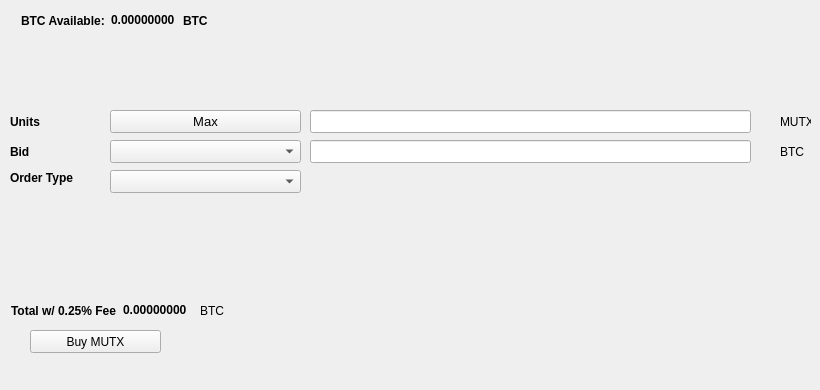
   <widget class="QWidget" name="BuyTab">
    <attribute name="title">
     <string>Buy</string>
    </attribute>
    <widget class="QPushButton" name="BuyRUP">
     <property name="geometry">
      <rect>
       <x>30</x>
       <y>330</y>
       <width>131</width>
       <height>23</height>
      </rect>
     </property>
     <property name="text">
      <string>Buy MUTX</string>
     </property>
     <property name="icon">
      <iconset resource="../mutx.qrc">
       <normaloff>:/icons/bitcoin</normaloff>:/icons/bitcoin</iconset>
     </property>
    </widget>
    <widget class="QLabel" name="label_3">
     <property name="geometry">
      <rect>
       <x>10</x>
       <y>110</y>
       <width>46</width>
       <height>23</height>
      </rect>
     </property>
     <property name="font">
      <font>
       <weight>75</weight>
       <bold>true</bold>
      </font>
     </property>
     <property name="text">
      <string>Units</string>
     </property>
    </widget>
    <widget class="QLineEdit" name="UnitsInput">
     <property name="geometry">
      <rect>
       <x>310</x>
       <y>110</y>
       <width>441</width>
       <height>23</height>
      </rect>
     </property>
     <property name="font">
      <font>
       <pointsize>9</pointsize>
       <weight>75</weight>
       <bold>true</bold>
      </font>
     </property>
    </widget>
    <widget class="QLineEdit" name="BuyBidPriceEdit">
     <property name="geometry">
      <rect>
       <x>310</x>
       <y>140</y>
       <width>441</width>
       <height>23</height>
      </rect>
     </property>
     <property name="font">
      <font>
       <pointsize>9</pointsize>
       <weight>75</weight>
       <bold>true</bold>
      </font>
     </property>
    </widget>
    <widget class="QLabel" name="label_4">
     <property name="geometry">
      <rect>
       <x>780</x>
       <y>110</y>
       <width>31</width>
       <height>23</height>
      </rect>
     </property>
     <property name="text">
      <string>MUTX</string>
     </property>
    </widget>
    <widget class="QLabel" name="label_5">
     <property name="geometry">
      <rect>
       <x>780</x>
       <y>140</y>
       <width>31</width>
       <height>23</height>
      </rect>
     </property>
     <property name="text">
      <string>BTC</string>
     </property>
    </widget>
    <widget class="QLabel" name="label_6">
     <property name="geometry">
      <rect>
       <x>10</x>
       <y>140</y>
       <width>46</width>
       <height>23</height>
      </rect>
     </property>
     <property name="font">
      <font>
       <weight>75</weight>
       <bold>true</bold>
      </font>
     </property>
     <property name="text">
      <string>Bid</string>
     </property>
    </widget>
    <widget class="QLabel" name="label_7">
     <property name="geometry">
      <rect>
       <x>10</x>
       <y>170</y>
       <width>91</width>
       <height>16</height>
      </rect>
     </property>
     <property name="font">
      <font>
       <weight>75</weight>
       <bold>true</bold>
      </font>
     </property>
     <property name="text">
      <string>Order Type</string>
     </property>
    </widget>
    <widget class="QPushButton" name="Buy_Max_Amount">
     <property name="geometry">
      <rect>
       <x>110</x>
       <y>110</y>
       <width>191</width>
       <height>23</height>
      </rect>
     </property>
     <property name="font">
      <font>
       <pointsize>10</pointsize>
      </font>
     </property>
     <property name="text">
      <string>Max</string>
     </property>
    </widget>
    <widget class="QComboBox" name="BuyBidcomboBox">
     <property name="geometry">
      <rect>
       <x>110</x>
       <y>140</y>
       <width>191</width>
       <height>23</height>
      </rect>
     </property>
     <property name="font">
      <font>
       <pointsize>10</pointsize>
      </font>
     </property>
    </widget>
    <widget class="QComboBox" name="buyOrdertypeCombo">
     <property name="geometry">
      <rect>
       <x>110</x>
       <y>170</y>
       <width>191</width>
       <height>23</height>
      </rect>
     </property>
     <property name="font">
      <font>
       <pointsize>10</pointsize>
      </font>
     </property>
    </widget>
    <widget class="QWidget" name="layoutWidget1">
     <property name="geometry">
      <rect>
       <x>21</x>
       <y>11</y>
       <width>227</width>
       <height>19</height>
      </rect>
     </property>
     <layout class="QHBoxLayout" name="horizontalLayout_3">
      <item>
       <widget class="QLabel" name="label232">
        <property name="font">
         <font>
          <weight>75</weight>
          <bold>true</bold>
         </font>
        </property>
        <property name="text">
         <string>BTC Available:</string>
        </property>
       </widget>
      </item>
      <item>
       <widget class="QLabel" name="BtcAvailableLbl">
        <property name="palette">
         <palette>
          <active>
           <colorrole role="WindowText">
            <brush brushstyle="SolidPattern">
             <color alpha="255">
              <red>0</red>
              <green>0</green>
              <blue>0</blue>
             </color>
            </brush>
           </colorrole>
           <colorrole role="Button">
            <brush brushstyle="SolidPattern">
             <color alpha="255">
              <red>0</red>
              <green>170</green>
              <blue>0</blue>
             </color>
            </brush>
           </colorrole>
           <colorrole role="Light">
            <brush brushstyle="SolidPattern">
             <color alpha="255">
              <red>0</red>
              <green>255</green>
              <blue>0</blue>
             </color>
            </brush>
           </colorrole>
           <colorrole role="Midlight">
            <brush brushstyle="SolidPattern">
             <color alpha="255">
              <red>0</red>
              <green>212</green>
              <blue>0</blue>
             </color>
            </brush>
           </colorrole>
           <colorrole role="Dark">
            <brush brushstyle="SolidPattern">
             <color alpha="255">
              <red>0</red>
              <green>85</green>
              <blue>0</blue>
             </color>
            </brush>
           </colorrole>
           <colorrole role="Mid">
            <brush brushstyle="SolidPattern">
             <color alpha="255">
              <red>0</red>
              <green>113</green>
              <blue>0</blue>
             </color>
            </brush>
           </colorrole>
           <colorrole role="Text">
            <brush brushstyle="SolidPattern">
             <color alpha="255">
              <red>0</red>
              <green>170</green>
              <blue>0</blue>
             </color>
            </brush>
           </colorrole>
           <colorrole role="BrightText">
            <brush brushstyle="SolidPattern">
             <color alpha="255">
              <red>255</red>
              <green>255</green>
              <blue>255</blue>
             </color>
            </brush>
           </colorrole>
           <colorrole role="ButtonText">
            <brush brushstyle="SolidPattern">
             <color alpha="255">
              <red>0</red>
              <green>0</green>
              <blue>0</blue>
             </color>
            </brush>
           </colorrole>
           <colorrole role="Base">
            <brush brushstyle="SolidPattern">
             <color alpha="255">
              <red>255</red>
              <green>255</green>
              <blue>255</blue>
             </color>
            </brush>
           </colorrole>
           <colorrole role="Window">
            <brush brushstyle="SolidPattern">
             <color alpha="255">
              <red>0</red>
              <green>170</green>
              <blue>0</blue>
             </color>
            </brush>
           </colorrole>
           <colorrole role="Shadow">
            <brush brushstyle="SolidPattern">
             <color alpha="255">
              <red>0</red>
              <green>0</green>
              <blue>0</blue>
             </color>
            </brush>
           </colorrole>
           <colorrole role="AlternateBase">
            <brush brushstyle="SolidPattern">
             <color alpha="255">
              <red>127</red>
              <green>212</green>
              <blue>127</blue>
             </color>
            </brush>
           </colorrole>
           <colorrole role="ToolTipBase">
            <brush brushstyle="SolidPattern">
             <color alpha="255">
              <red>255</red>
              <green>255</green>
              <blue>220</blue>
             </color>
            </brush>
           </colorrole>
           <colorrole role="ToolTipText">
            <brush brushstyle="SolidPattern">
             <color alpha="255">
              <red>0</red>
              <green>0</green>
              <blue>0</blue>
             </color>
            </brush>
           </colorrole>
          </active>
          <inactive>
           <colorrole role="WindowText">
            <brush brushstyle="SolidPattern">
             <color alpha="255">
              <red>0</red>
              <green>0</green>
              <blue>0</blue>
             </color>
            </brush>
           </colorrole>
           <colorrole role="Button">
            <brush brushstyle="SolidPattern">
             <color alpha="255">
              <red>0</red>
              <green>170</green>
              <blue>0</blue>
             </color>
            </brush>
           </colorrole>
           <colorrole role="Light">
            <brush brushstyle="SolidPattern">
             <color alpha="255">
              <red>0</red>
              <green>255</green>
              <blue>0</blue>
             </color>
            </brush>
           </colorrole>
           <colorrole role="Midlight">
            <brush brushstyle="SolidPattern">
             <color alpha="255">
              <red>0</red>
              <green>212</green>
              <blue>0</blue>
             </color>
            </brush>
           </colorrole>
           <colorrole role="Dark">
            <brush brushstyle="SolidPattern">
             <color alpha="255">
              <red>0</red>
              <green>85</green>
              <blue>0</blue>
             </color>
            </brush>
           </colorrole>
           <colorrole role="Mid">
            <brush brushstyle="SolidPattern">
             <color alpha="255">
              <red>0</red>
              <green>113</green>
              <blue>0</blue>
             </color>
            </brush>
           </colorrole>
           <colorrole role="Text">
            <brush brushstyle="SolidPattern">
             <color alpha="255">
              <red>0</red>
              <green>170</green>
              <blue>0</blue>
             </color>
            </brush>
           </colorrole>
           <colorrole role="BrightText">
            <brush brushstyle="SolidPattern">
             <color alpha="255">
              <red>255</red>
              <green>255</green>
              <blue>255</blue>
             </color>
            </brush>
           </colorrole>
           <colorrole role="ButtonText">
            <brush brushstyle="SolidPattern">
             <color alpha="255">
              <red>0</red>
              <green>0</green>
              <blue>0</blue>
             </color>
            </brush>
           </colorrole>
           <colorrole role="Base">
            <brush brushstyle="SolidPattern">
             <color alpha="255">
              <red>255</red>
              <green>255</green>
              <blue>255</blue>
             </color>
            </brush>
           </colorrole>
           <colorrole role="Window">
            <brush brushstyle="SolidPattern">
             <color alpha="255">
              <red>0</red>
              <green>170</green>
              <blue>0</blue>
             </color>
            </brush>
           </colorrole>
           <colorrole role="Shadow">
            <brush brushstyle="SolidPattern">
             <color alpha="255">
              <red>0</red>
              <green>0</green>
              <blue>0</blue>
             </color>
            </brush>
           </colorrole>
           <colorrole role="AlternateBase">
            <brush brushstyle="SolidPattern">
             <color alpha="255">
              <red>127</red>
              <green>212</green>
              <blue>127</blue>
             </color>
            </brush>
           </colorrole>
           <colorrole role="ToolTipBase">
            <brush brushstyle="SolidPattern">
             <color alpha="255">
              <red>255</red>
              <green>255</green>
              <blue>220</blue>
             </color>
            </brush>
           </colorrole>
           <colorrole role="ToolTipText">
            <brush brushstyle="SolidPattern">
             <color alpha="255">
              <red>0</red>
              <green>0</green>
              <blue>0</blue>
             </color>
            </brush>
           </colorrole>
          </inactive>
          <disabled>
           <colorrole role="WindowText">
            <brush brushstyle="SolidPattern">
             <color alpha="255">
              <red>0</red>
              <green>85</green>
              <blue>0</blue>
             </color>
            </brush>
           </colorrole>
           <colorrole role="Button">
            <brush brushstyle="SolidPattern">
             <color alpha="255">
              <red>0</red>
              <green>170</green>
              <blue>0</blue>
             </color>
            </brush>
           </colorrole>
           <colorrole role="Light">
            <brush brushstyle="SolidPattern">
             <color alpha="255">
              <red>0</red>
              <green>255</green>
              <blue>0</blue>
             </color>
            </brush>
           </colorrole>
           <colorrole role="Midlight">
            <brush brushstyle="SolidPattern">
             <color alpha="255">
              <red>0</red>
              <green>212</green>
              <blue>0</blue>
             </color>
            </brush>
           </colorrole>
           <colorrole role="Dark">
            <brush brushstyle="SolidPattern">
             <color alpha="255">
              <red>0</red>
              <green>85</green>
              <blue>0</blue>
             </color>
            </brush>
           </colorrole>
           <colorrole role="Mid">
            <brush brushstyle="SolidPattern">
             <color alpha="255">
              <red>0</red>
              <green>113</green>
              <blue>0</blue>
             </color>
            </brush>
           </colorrole>
           <colorrole role="Text">
            <brush brushstyle="SolidPattern">
             <color alpha="255">
              <red>0</red>
              <green>85</green>
              <blue>0</blue>
             </color>
            </brush>
           </colorrole>
           <colorrole role="BrightText">
            <brush brushstyle="SolidPattern">
             <color alpha="255">
              <red>255</red>
              <green>255</green>
              <blue>255</blue>
             </color>
            </brush>
           </colorrole>
           <colorrole role="ButtonText">
            <brush brushstyle="SolidPattern">
             <color alpha="255">
              <red>0</red>
              <green>85</green>
              <blue>0</blue>
             </color>
            </brush>
           </colorrole>
           <colorrole role="Base">
            <brush brushstyle="SolidPattern">
             <color alpha="255">
              <red>0</red>
              <green>170</green>
              <blue>0</blue>
             </color>
            </brush>
           </colorrole>
           <colorrole role="Window">
            <brush brushstyle="SolidPattern">
             <color alpha="255">
              <red>0</red>
              <green>170</green>
              <blue>0</blue>
             </color>
            </brush>
           </colorrole>
           <colorrole role="Shadow">
            <brush brushstyle="SolidPattern">
             <color alpha="255">
              <red>0</red>
              <green>0</green>
              <blue>0</blue>
             </color>
            </brush>
           </colorrole>
           <colorrole role="AlternateBase">
            <brush brushstyle="SolidPattern">
             <color alpha="255">
              <red>0</red>
              <green>170</green>
              <blue>0</blue>
             </color>
            </brush>
           </colorrole>
           <colorrole role="ToolTipBase">
            <brush brushstyle="SolidPattern">
             <color alpha="255">
              <red>255</red>
              <green>255</green>
              <blue>220</blue>
             </color>
            </brush>
           </colorrole>
           <colorrole role="ToolTipText">
            <brush brushstyle="SolidPattern">
             <color alpha="255">
              <red>0</red>
              <green>0</green>
              <blue>0</blue>
             </color>
            </brush>
           </colorrole>
          </disabled>
         </palette>
        </property>
        <property name="font">
         <font>
          <weight>75</weight>
          <bold>true</bold>
         </font>
        </property>
        <property name="text">
         <string>0.00000000</string>
        </property>
        <property name="textInteractionFlags">
         <set>Qt::LinksAccessibleByMouse|Qt::TextSelectableByKeyboard|Qt::TextSelectableByMouse</set>
        </property>
       </widget>
      </item>
      <item>
       <widget class="QLabel" name="BtcAvailableLbl_2">
        <property name="font">
         <font>
          <weight>75</weight>
          <bold>true</bold>
         </font>
        </property>
        <property name="text">
         <string>BTC</string>
        </property>
       </widget>
      </item>
     </layout>
    </widget>
    <widget class="QWidget" name="layoutWidge2">
     <property name="geometry">
      <rect>
       <x>11</x>
       <y>301</y>
       <width>259</width>
       <height>19</height>
      </rect>
     </property>
     <layout class="QHBoxLayout" name="horizontalLayout_4">
      <item>
       <widget class="QLabel" name="label_9">
        <property name="font">
         <font>
          <weight>75</weight>
          <bold>true</bold>
         </font>
        </property>
        <property name="text">
         <string>Total w/ 0.25% Fee</string>
        </property>
       </widget>
      </item>
      <item>
       <widget class="QLabel" name="BuyCostLabel">
        <property name="palette">
         <palette>
          <active>
           <colorrole role="WindowText">
            <brush brushstyle="SolidPattern">
             <color alpha="255">
              <red>0</red>
              <green>0</green>
              <blue>0</blue>
             </color>
            </brush>
           </colorrole>
           <colorrole role="Button">
            <brush brushstyle="SolidPattern">
             <color alpha="255">
              <red>0</red>
              <green>170</green>
              <blue>0</blue>
             </color>
            </brush>
           </colorrole>
           <colorrole role="Light">
            <brush brushstyle="SolidPattern">
             <color alpha="255">
              <red>0</red>
              <green>255</green>
              <blue>0</blue>
             </color>
            </brush>
           </colorrole>
           <colorrole role="Midlight">
            <brush brushstyle="SolidPattern">
             <color alpha="255">
              <red>0</red>
              <green>212</green>
              <blue>0</blue>
             </color>
            </brush>
           </colorrole>
           <colorrole role="Dark">
            <brush brushstyle="SolidPattern">
             <color alpha="255">
              <red>0</red>
              <green>85</green>
              <blue>0</blue>
             </color>
            </brush>
           </colorrole>
           <colorrole role="Mid">
            <brush brushstyle="SolidPattern">
             <color alpha="255">
              <red>0</red>
              <green>113</green>
              <blue>0</blue>
             </color>
            </brush>
           </colorrole>
           <colorrole role="Text">
            <brush brushstyle="SolidPattern">
             <color alpha="255">
              <red>0</red>
              <green>170</green>
              <blue>0</blue>
             </color>
            </brush>
           </colorrole>
           <colorrole role="BrightText">
            <brush brushstyle="SolidPattern">
             <color alpha="255">
              <red>255</red>
              <green>255</green>
              <blue>255</blue>
             </color>
            </brush>
           </colorrole>
           <colorrole role="ButtonText">
            <brush brushstyle="SolidPattern">
             <color alpha="255">
              <red>0</red>
              <green>0</green>
              <blue>0</blue>
             </color>
            </brush>
           </colorrole>
           <colorrole role="Base">
            <brush brushstyle="SolidPattern">
             <color alpha="255">
              <red>255</red>
              <green>255</green>
              <blue>255</blue>
             </color>
            </brush>
           </colorrole>
           <colorrole role="Window">
            <brush brushstyle="SolidPattern">
             <color alpha="255">
              <red>0</red>
              <green>170</green>
              <blue>0</blue>
             </color>
            </brush>
           </colorrole>
           <colorrole role="Shadow">
            <brush brushstyle="SolidPattern">
             <color alpha="255">
              <red>0</red>
              <green>0</green>
              <blue>0</blue>
             </color>
            </brush>
           </colorrole>
           <colorrole role="AlternateBase">
            <brush brushstyle="SolidPattern">
             <color alpha="255">
              <red>127</red>
              <green>212</green>
              <blue>127</blue>
             </color>
            </brush>
           </colorrole>
           <colorrole role="ToolTipBase">
            <brush brushstyle="SolidPattern">
             <color alpha="255">
              <red>255</red>
              <green>255</green>
              <blue>220</blue>
             </color>
            </brush>
           </colorrole>
           <colorrole role="ToolTipText">
            <brush brushstyle="SolidPattern">
             <color alpha="255">
              <red>0</red>
              <green>0</green>
              <blue>0</blue>
             </color>
            </brush>
           </colorrole>
          </active>
          <inactive>
           <colorrole role="WindowText">
            <brush brushstyle="SolidPattern">
             <color alpha="255">
              <red>0</red>
              <green>0</green>
              <blue>0</blue>
             </color>
            </brush>
           </colorrole>
           <colorrole role="Button">
            <brush brushstyle="SolidPattern">
             <color alpha="255">
              <red>0</red>
              <green>170</green>
              <blue>0</blue>
             </color>
            </brush>
           </colorrole>
           <colorrole role="Light">
            <brush brushstyle="SolidPattern">
             <color alpha="255">
              <red>0</red>
              <green>255</green>
              <blue>0</blue>
             </color>
            </brush>
           </colorrole>
           <colorrole role="Midlight">
            <brush brushstyle="SolidPattern">
             <color alpha="255">
              <red>0</red>
              <green>212</green>
              <blue>0</blue>
             </color>
            </brush>
           </colorrole>
           <colorrole role="Dark">
            <brush brushstyle="SolidPattern">
             <color alpha="255">
              <red>0</red>
              <green>85</green>
              <blue>0</blue>
             </color>
            </brush>
           </colorrole>
           <colorrole role="Mid">
            <brush brushstyle="SolidPattern">
             <color alpha="255">
              <red>0</red>
              <green>113</green>
              <blue>0</blue>
             </color>
            </brush>
           </colorrole>
           <colorrole role="Text">
            <brush brushstyle="SolidPattern">
             <color alpha="255">
              <red>0</red>
              <green>170</green>
              <blue>0</blue>
             </color>
            </brush>
           </colorrole>
           <colorrole role="BrightText">
            <brush brushstyle="SolidPattern">
             <color alpha="255">
              <red>255</red>
              <green>255</green>
              <blue>255</blue>
             </color>
            </brush>
           </colorrole>
           <colorrole role="ButtonText">
            <brush brushstyle="SolidPattern">
             <color alpha="255">
              <red>0</red>
              <green>0</green>
              <blue>0</blue>
             </color>
            </brush>
           </colorrole>
           <colorrole role="Base">
            <brush brushstyle="SolidPattern">
             <color alpha="255">
              <red>255</red>
              <green>255</green>
              <blue>255</blue>
             </color>
            </brush>
           </colorrole>
           <colorrole role="Window">
            <brush brushstyle="SolidPattern">
             <color alpha="255">
              <red>0</red>
              <green>170</green>
              <blue>0</blue>
             </color>
            </brush>
           </colorrole>
           <colorrole role="Shadow">
            <brush brushstyle="SolidPattern">
             <color alpha="255">
              <red>0</red>
              <green>0</green>
              <blue>0</blue>
             </color>
            </brush>
           </colorrole>
           <colorrole role="AlternateBase">
            <brush brushstyle="SolidPattern">
             <color alpha="255">
              <red>127</red>
              <green>212</green>
              <blue>127</blue>
             </color>
            </brush>
           </colorrole>
           <colorrole role="ToolTipBase">
            <brush brushstyle="SolidPattern">
             <color alpha="255">
              <red>255</red>
              <green>255</green>
              <blue>220</blue>
             </color>
            </brush>
           </colorrole>
           <colorrole role="ToolTipText">
            <brush brushstyle="SolidPattern">
             <color alpha="255">
              <red>0</red>
              <green>0</green>
              <blue>0</blue>
             </color>
            </brush>
           </colorrole>
          </inactive>
          <disabled>
           <colorrole role="WindowText">
            <brush brushstyle="SolidPattern">
             <color alpha="255">
              <red>0</red>
              <green>85</green>
              <blue>0</blue>
             </color>
            </brush>
           </colorrole>
           <colorrole role="Button">
            <brush brushstyle="SolidPattern">
             <color alpha="255">
              <red>0</red>
              <green>170</green>
              <blue>0</blue>
             </color>
            </brush>
           </colorrole>
           <colorrole role="Light">
            <brush brushstyle="SolidPattern">
             <color alpha="255">
              <red>0</red>
              <green>255</green>
              <blue>0</blue>
             </color>
            </brush>
           </colorrole>
           <colorrole role="Midlight">
            <brush brushstyle="SolidPattern">
             <color alpha="255">
              <red>0</red>
              <green>212</green>
              <blue>0</blue>
             </color>
            </brush>
           </colorrole>
           <colorrole role="Dark">
            <brush brushstyle="SolidPattern">
             <color alpha="255">
              <red>0</red>
              <green>85</green>
              <blue>0</blue>
             </color>
            </brush>
           </colorrole>
           <colorrole role="Mid">
            <brush brushstyle="SolidPattern">
             <color alpha="255">
              <red>0</red>
              <green>113</green>
              <blue>0</blue>
             </color>
            </brush>
           </colorrole>
           <colorrole role="Text">
            <brush brushstyle="SolidPattern">
             <color alpha="255">
              <red>0</red>
              <green>85</green>
              <blue>0</blue>
             </color>
            </brush>
           </colorrole>
           <colorrole role="BrightText">
            <brush brushstyle="SolidPattern">
             <color alpha="255">
              <red>255</red>
              <green>255</green>
              <blue>255</blue>
             </color>
            </brush>
           </colorrole>
           <colorrole role="ButtonText">
            <brush brushstyle="SolidPattern">
             <color alpha="255">
              <red>0</red>
              <green>85</green>
              <blue>0</blue>
             </color>
            </brush>
           </colorrole>
           <colorrole role="Base">
            <brush brushstyle="SolidPattern">
             <color alpha="255">
              <red>0</red>
              <green>170</green>
              <blue>0</blue>
             </color>
            </brush>
           </colorrole>
           <colorrole role="Window">
            <brush brushstyle="SolidPattern">
             <color alpha="255">
              <red>0</red>
              <green>170</green>
              <blue>0</blue>
             </color>
            </brush>
           </colorrole>
           <colorrole role="Shadow">
            <brush brushstyle="SolidPattern">
             <color alpha="255">
              <red>0</red>
              <green>0</green>
              <blue>0</blue>
             </color>
            </brush>
           </colorrole>
           <colorrole role="AlternateBase">
            <brush brushstyle="SolidPattern">
             <color alpha="255">
              <red>0</red>
              <green>170</green>
              <blue>0</blue>
             </color>
            </brush>
           </colorrole>
           <colorrole role="ToolTipBase">
            <brush brushstyle="SolidPattern">
             <color alpha="255">
              <red>255</red>
              <green>255</green>
              <blue>220</blue>
             </color>
            </brush>
           </colorrole>
           <colorrole role="ToolTipText">
            <brush brushstyle="SolidPattern">
             <color alpha="255">
              <red>0</red>
              <green>0</green>
              <blue>0</blue>
             </color>
            </brush>
           </colorrole>
          </disabled>
         </palette>
        </property>
        <property name="font">
         <font>
          <weight>75</weight>
          <bold>true</bold>
         </font>
        </property>
        <property name="autoFillBackground">
         <bool>false</bool>
        </property>
        <property name="text">
         <string>0.00000000</string>
        </property>
        <property name="textInteractionFlags">
         <set>Qt::LinksAccessibleByMouse|Qt::TextSelectableByMouse</set>
        </property>
       </widget>
      </item>
      <item>
       <widget class="QLabel" name="label_10">
        <property name="font">
         <font>
          <weight>50</weight>
          <bold>false</bold>
         </font>
        </property>
        <property name="text">
         <string>BTC</string>
        </property>
       </widget>
      </item>
     </layout>
    </widget>
    <widget class="QLabel" name="label_24">
     <property name="geometry">
      <rect>
       <x>460</x>
       <y>300</y>
       <width>281</width>
       <height>81</height>
      </rect>
     </property>
     <property name="text">
      <string/>
     </property>
     <property name="pixmap">
      <pixmap>:/images/bittrex</pixmap>
     </property>
    </widget>
   </widget>
